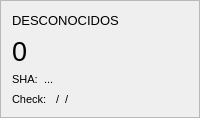
           <widget class="QFrame" name="frame_3">
            <property name="frameShape">
             <enum>QFrame::Shape::StyledPanel</enum>
            </property>
            <property name="frameShadow">
             <enum>QFrame::Shadow::Raised</enum>
            </property>
            <layout class="QVBoxLayout" name="verticalLayout_10">
             <item>
              <layout class="QHBoxLayout" name="horizontalLayout_7" stretch="1,0">
               <property name="spacing">
                <number>5</number>
               </property>
               <item alignment="Qt::AlignmentFlag::AlignLeft|Qt::AlignmentFlag::AlignVCenter">
                <widget class="QLabel" name="label_20">
                 <property name="font">
                  <font>
                   <pointsize>10</pointsize>
                   <fontweight>DemiBold</fontweight>
                  </font>
                 </property>
                 <property name="text">
                  <string>DESCONOCIDOS</string>
                 </property>
                </widget>
               </item>
               <item alignment="Qt::AlignmentFlag::AlignRight|Qt::AlignmentFlag::AlignVCenter">
                <widget class="QPushButton" name="check_unknown">
                 <property name="minimumSize">
                  <size>
                   <width>18</width>
                   <height>18</height>
                  </size>
                 </property>
                 <property name="maximumSize">
                  <size>
                   <width>18</width>
                   <height>18</height>
                  </size>
                 </property>
                 <property name="font">
                  <font>
                   <pointsize>10</pointsize>
                  </font>
                 </property>
                 <property name="statusTip">
                  <string>Comprueba cambios en los dotfiles desconocidos</string>
                 </property>
                 <property name="styleSheet">
                  <string notr="true"/>
                 </property>
                 <property name="icon">
                  <iconset resource="../../resources/assets.qrc">
                   <normaloff>:/assets/icons/sync.svg</normaloff>:/assets/icons/sync.svg</iconset>
                 </property>
                 <property name="iconSize">
                  <size>
                   <width>20</width>
                   <height>20</height>
                  </size>
                 </property>
                 <property name="checkable">
                  <bool>true</bool>
                 </property>
                 <property name="flat">
                  <bool>true</bool>
                 </property>
                 <property name="method" stdset="0">
                  <string>check_action</string>
                 </property>
                 <property name="action" stdset="0">
                  <string>UNKNOWNS</string>
                 </property>
                </widget>
               </item>
              </layout>
             </item>
             <item>
              <widget class="QLabel" name="count_files_unknown">
               <property name="font">
                <font>
                 <pointsize>20</pointsize>
                 <fontweight>DemiBold</fontweight>
                </font>
               </property>
               <property name="text">
                <string>0</string>
               </property>
              </widget>
             </item>
             <item>
              <layout class="QFormLayout" name="formLayout_5">
               <item row="0" column="0">
                <widget class="QLabel" name="label_22">
                 <property name="font">
                  <font>
                   <pointsize>8</pointsize>
                   <fontweight>Light</fontweight>
                  </font>
                 </property>
                 <property name="text">
                  <string>SHA:</string>
                 </property>
                </widget>
               </item>
               <item row="0" column="1">
                <widget class="QLabel" name="hash_unknown">
                 <property name="font">
                  <font>
                   <pointsize>8</pointsize>
                   <fontweight>Light</fontweight>
                  </font>
                 </property>
                 <property name="text">
                  <string>...</string>
                 </property>
                </widget>
               </item>
              </layout>
             </item>
             <item>
              <layout class="QHBoxLayout" name="horizontalLayout_9" stretch="0,1,0">
               <item alignment="Qt::AlignmentFlag::AlignLeft|Qt::AlignmentFlag::AlignBottom">
                <widget class="QLabel" name="label_25">
                 <property name="font">
                  <font>
                   <pointsize>8</pointsize>
                   <fontweight>Light</fontweight>
                  </font>
                 </property>
                 <property name="text">
                  <string>Check:</string>
                 </property>
                </widget>
               </item>
               <item alignment="Qt::AlignmentFlag::AlignLeft|Qt::AlignmentFlag::AlignBottom">
                <widget class="QLabel" name="time_last_unknown">
                 <property name="font">
                  <font>
                   <pointsize>8</pointsize>
                   <fontweight>Light</fontweight>
                  </font>
                 </property>
                 <property name="text">
                  <string> /  / </string>
                 </property>
                </widget>
               </item>
               <item>
                <widget class="QLabel" name="led_unknown">
                 <property name="statusTip">
                  <string>Necesita actualizar</string>
                 </property>
                 <property name="pixmap">
                  <pixmap resource="../../resources/assets.qrc">:/assets/icons/led_red.svg</pixmap>
                 </property>
                </widget>
               </item>
              </layout>
             </item>
            </layout>
           </widget>
